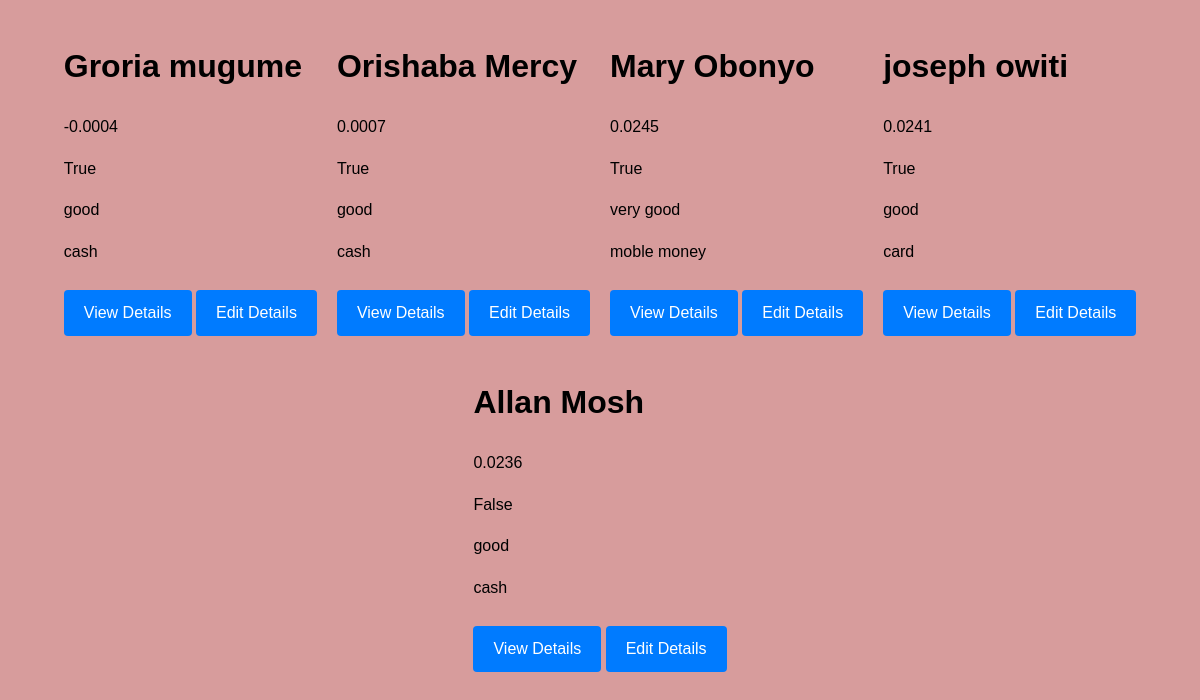
/payments/payments/list, run on an earlier commit of the app's database.
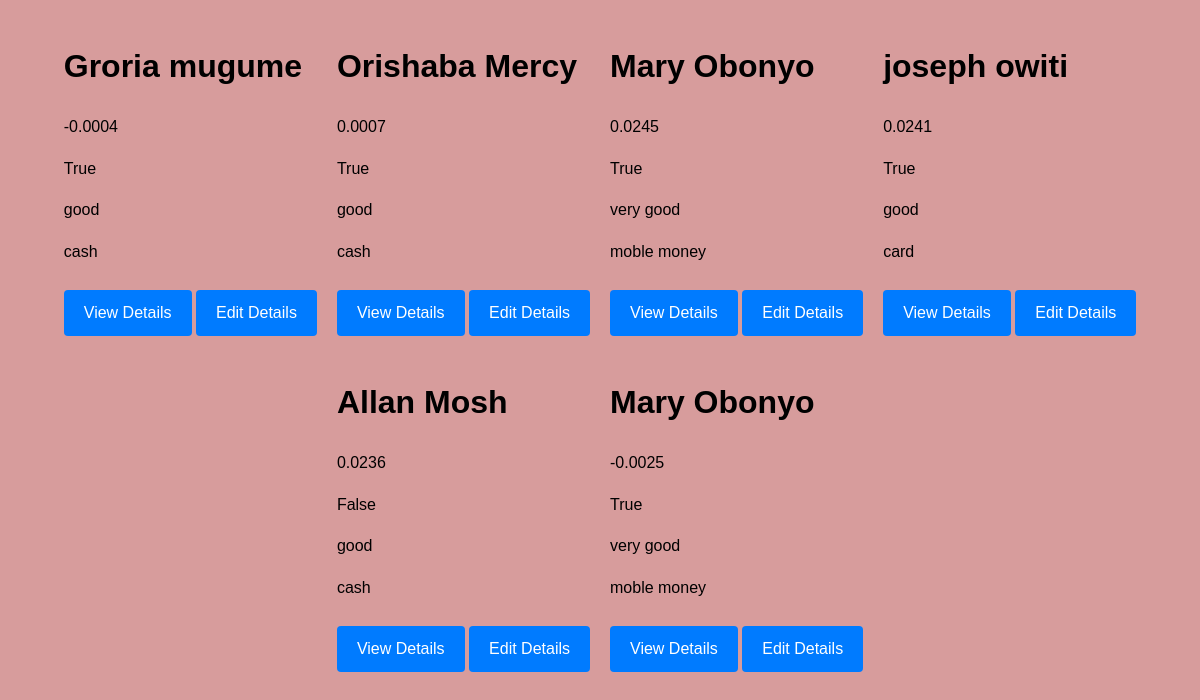
And on a later commit of the database.
### payments/models.py (models this page shows)
class Payments(models.Model):
    customer_name=models.CharField(max_length=32)
    total_amount=models.DecimalField(decimal_places=4,max_digits=4)
    payment_status=models.BooleanField()
    order_status=models.CharField(max_length=32)
    payment_method=models.CharField(max_length=32)

### payments/views.py (the view)
# urls.py: path("payments/list" ,payments_list,name="payments_list"),
def payments_list(request):
    payments = Payments.objects.all()
    return render(request, 'payments/payments_list.html', {'payments':payments})

### templates/payments/payments_list.html (shortened to what this page needs)
<!DOCTYPE html>
<html lang="en">
<head>
</head>
<div class="allproducts">
    {% for payments in payments %}
        <div class="cart-container">
    <h1 class="cart-name">{{ payments.customer_name }}</h1>
    <p>{{payments.total_amount}}</p>
    <span>{{payments.payment_status}}</span>
    <p>{{payments.order_status}}</p>
    <p>{{payments.payment_method}}</p>
             <a href="{% url 'payments_details' id=payments.id %}">View Details</a>
             <a href="{% url 'payments_update_view' id=payments.id %}">Edit Details</a>
        </div>
    {% endfor %}
</div>
</body>
</html>

What changed in the data, as far as the page shows it:
added Payments: customer_name "Mary Obonyo", total_amount "-0.0025", payment_status "True", order_status "very good", payment_method "moble money"
